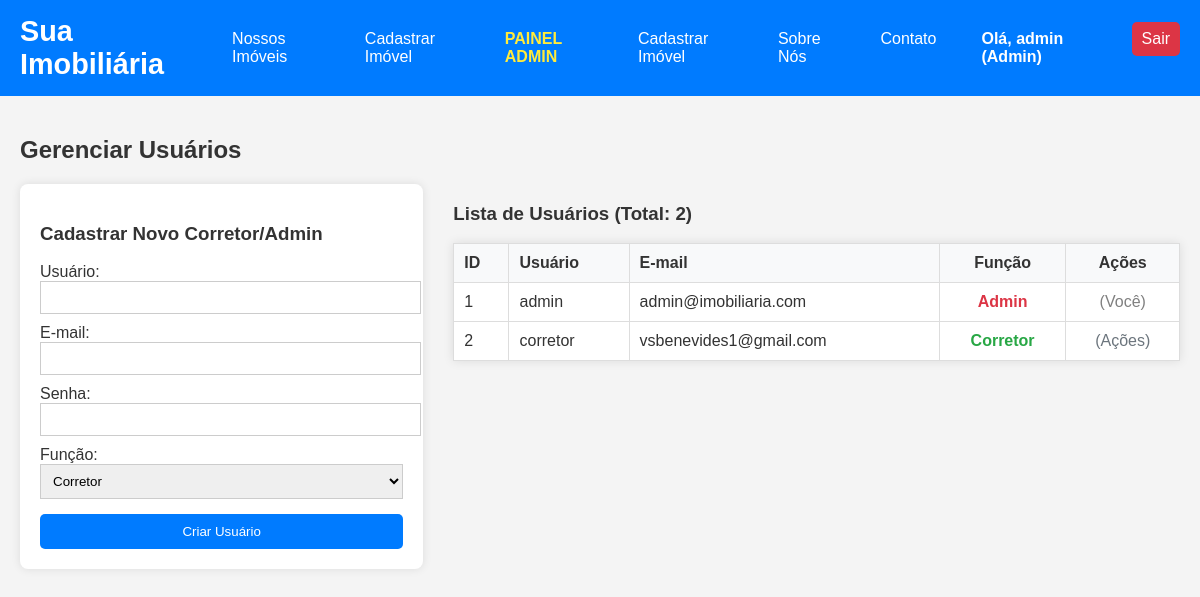
/admin/usuarios (signed in), run on the app's committed database.
### app.py (models this page shows, shortened)
class Usuario(db.Model, UserMixin):
    id = db.Column(db.Integer, primary_key=True)
    username = db.Column(db.String(20), unique=True, nullable=False)
    email = db.Column(db.String(120), unique=True, nullable=False)
    senha_hash = db.Column(db.String(128), nullable=False)
    funcao = db.Column(db.String(20), default="Corretor")

### app.py (the view, shortened to what this page needs)
@app.route("/admin/usuarios", methods=["GET", "POST"])
@login_required
def gerenciar_usuarios():
    if current_user.funcao != "Admin":
        flash(
            "Acesso negado. Você precisa ser Administrador para gerenciar usuários.",
            "error",
        )
        return redirect(url_for("pagina_inicial"))
    usuarios = Usuario.query.all()
    return render_template(
        "gerenciar_usuarios.html", usuarios=usuarios, titulo="Gerenciar Usuários"
    )

### app.py (called while the page is built)
@login_manager.user_loader
def load_user(user_id):
    return Usuario.query.get(int(user_id))

### templates/gerenciar_usuarios.html (shortened to what this page needs)
{% extends "base.html" %}
{% block content %}
    <h2>{{ titulo }}</h2>
    <div style="display: flex; gap: 30px;">
        <div style="flex: 1; min-width: 300px; background-color: white; padding: 20px; border-radius: 8px; box-shadow: 0 0 10px rgba(0,0,0,0.1);">
            <h3>Cadastrar Novo Corretor/Admin</h3>
            <form method="POST" action="{{ url_for('gerenciar_usuarios') }}">
                <label for="username">Usuário:</label>
                <input type="text" id="username" name="username" required style="width: 100%; padding: 8px; margin-bottom: 10px; border: 1px solid #ccc;"><br>
                <label for="email">E-mail:</label>
                <input type="email" id="email" name="email" required style="width: 100%; padding: 8px; margin-bottom: 10px; border: 1px solid #ccc;"><br>
                <label for="senha">Senha:</label>
                <input type="password" id="senha" name="senha" required style="width: 100%; padding: 8px; margin-bottom: 10px; border: 1px solid #ccc;"><br>
                <label for="funcao">Função:</label>
                <select id="funcao" name="funcao" required style="width: 100%; padding: 8px; margin-bottom: 15px; border: 1px solid #ccc;">
                    <option value="Corretor">Corretor</option>
                </select><br>
                <button type="submit" style="width: 100%; padding: 10px; background-color: #007bff; color: white; border: none; border-radius: 5px; cursor: pointer;">
                    Criar Usuário
                </button>
            </form>
        </div>
        <div style="flex: 2;">
            <h3>Lista de Usuários (Total: {{ usuarios|length }})</h3>
            <table style="width: 100%; border-collapse: collapse; background-color: white; box-shadow: 0 0 10px rgba(0,0,0,0.1);">
                <thead>
                    <tr style="background-color: #f8f9fa;">
                        <th style="padding: 10px; border: 1px solid #ddd; text-align: left;">ID</th>
                        <th style="padding: 10px; border: 1px solid #ddd; text-align: left;">Usuário</th>
                        <th style="padding: 10px; border: 1px solid #ddd; text-align: left;">E-mail</th>
                        <th style="padding: 10px; border: 1px solid #ddd; text-align: center;">Função</th>
                        <th style="padding: 10px; border: 1px solid #ddd; text-align: center;">Ações</th>
                    </tr>
                </thead>
                <tbody>
                    {% for user in usuarios %}
                    <tr>
                        <td style="padding: 10px; border: 1px solid #ddd;">{{ user.id }}</td>
                        <td style="padding: 10px; border: 1px solid #ddd;">{{ user.username }}</td>
                        <td style="padding: 10px; border: 1px solid #ddd;">{{ user.email }}</td>
                        <td style="padding: 10px; border: 1px solid #ddd; text-align: center; color: {% if user.funcao == 'Admin' %}#dc3545{% else %}#28a745{% endif %}; font-weight: bold;">{{ user.funcao }}</td>
                        <td style="padding: 10px; border: 1px solid #ddd; text-align: center;">
                            {% if user.id == current_user.id %}
                                <span style="color: gray;">(Você)</span>
                            {% else %}
                                <a href="#" style="color: #6c757d; text-decoration: none;">(Ações)</a>
                            {% endif %}
                        </td>
                    </tr>
                    {% endfor %}
                </tbody>
            </table>
        </div>
    </div>
{% endblock %}

### templates/base.html (shortened to what this page needs)
<!DOCTYPE html>
<html lang="en">
<head>
</head>
<body>
    <header>
        <h1>Sua Imobiliária</h1>
        <nav>
            <ul>
                <li class="dropdown">
                    <a href="#">Nossos Imóveis</a>
                </li>
                {% if current_user.is_authenticated and current_user.funcao in ['Admin', 'Corretor'] %}
                <li><a href="{{ url_for('cadastrar_imovel') }}">Cadastrar Imóvel</a></li>
                {% endif %}
                {% if current_user.is_authenticated and current_user.funcao == 'Admin' %}
                <li><a href="{{ url_for('gerenciar_usuarios') }}" style="color: #ffeb3b; font-weight: bold;">PAINEL ADMIN</a></li>
                {% endif %}
                {% if current_user.is_authenticated and current_user.funcao in ['Admin', 'Corretor'] %}
                <li><a href="{{ url_for('cadastrar_imovel') }}">Cadastrar Imóvel</a></li>
                {% endif %}
                <li><a href="/sobre">Sobre Nós</a></li>
                <li><a href="/contato">Contato</a></li>
                {% if current_user.is_authenticated %}
                <li><a href="{{ url_for('dashboard') }}" style="font-weight: bold;">Olá, {{ current_user.username }} ({{ current_user.funcao }})</a></li>
                <li><a href="{{ url_for('logout') }}" style="background-color: #dc3545; border-radius: 5px;">Sair</a></li>
                {% else %}
                <li><a href="{{ url_for('login') }}" class="btn-acessar">Acessar</a></li>
                {% endif %}
            </ul>
        </nav>
    </header>
    <div class="content">
        {% block content %}{% endblock %}
    </div>
</body>
</html>

### templates/base.html (style rules this page uses)
body { font-family: Arial, sans-serif; margin: 0; padding: 0; background-color: #f4f4f4; color: #333; }
header { background-color: #007bff; color: white; padding: 15px 20px; display: flex; justify-content: space-between; align-items: center; }
header h1 { margin: 0; font-size: 1.8em; }
nav ul { list-style: none; padding: 0; margin: 0; display: flex; }
nav ul li { margin-left: 25px; position: relative; }
nav ul li a, .btn-acessar { color: white; text-decoration: none; padding: 8px 10px; display: block; transition: background-color 0.3s; }
.content { padding: 20px; }

### data on the page
Usuario: username "admin", funcao "Admin", id "1", email "admin@imobiliaria.com", shows "(Você)"
Usuario: id "2", username "corretor", email "vsbenevides1@gmail.com", funcao "Corretor", shows "(Ações)"

### other printed values
{{ titulo }} "Gerenciar Usuários"
{{ usuarios|length }} "2"
